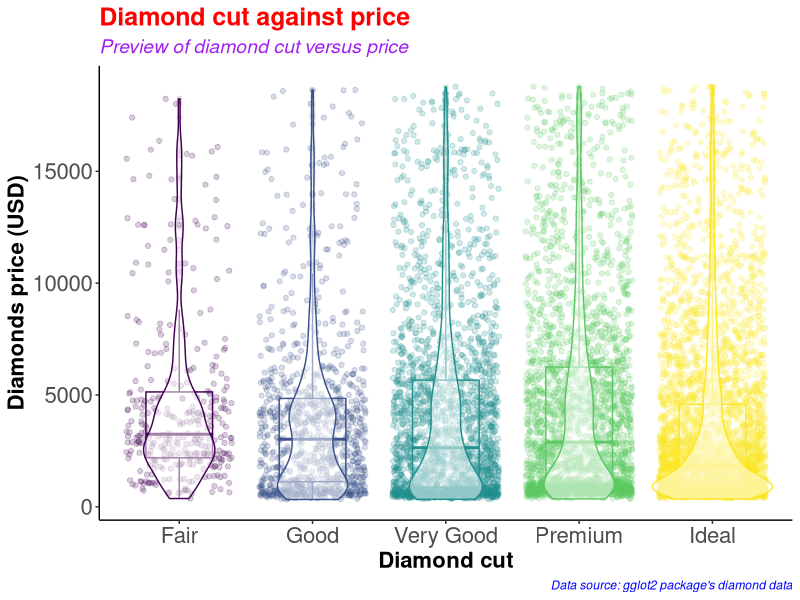
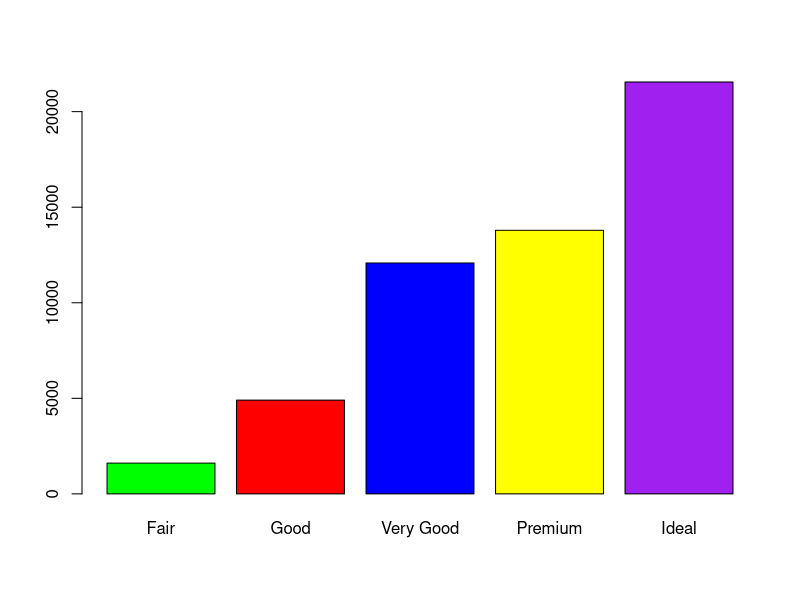
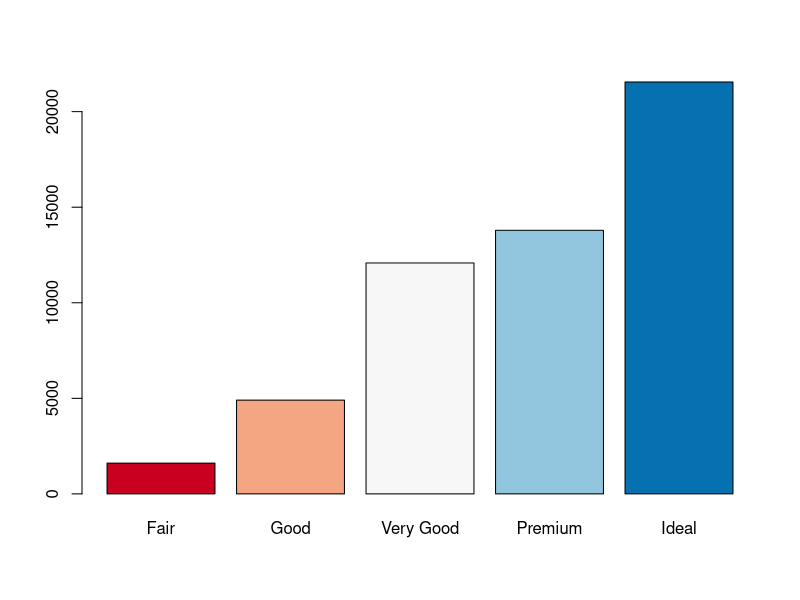
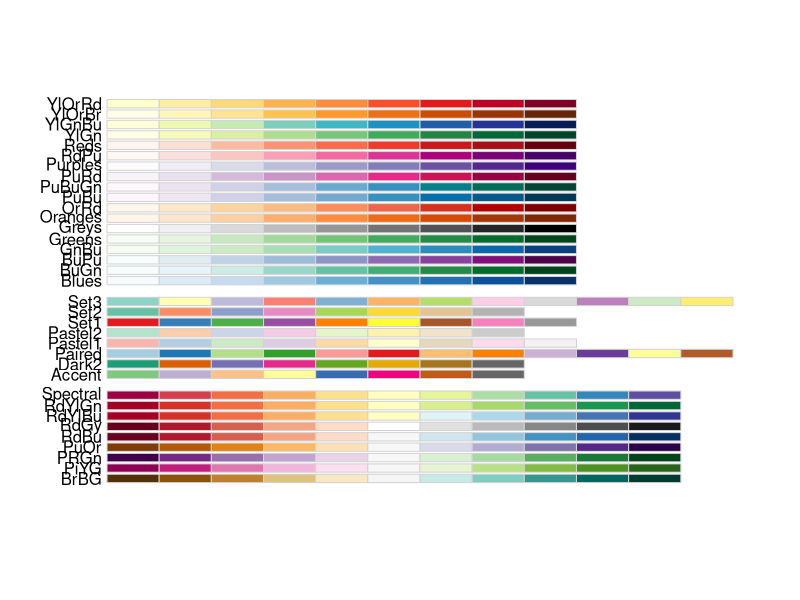
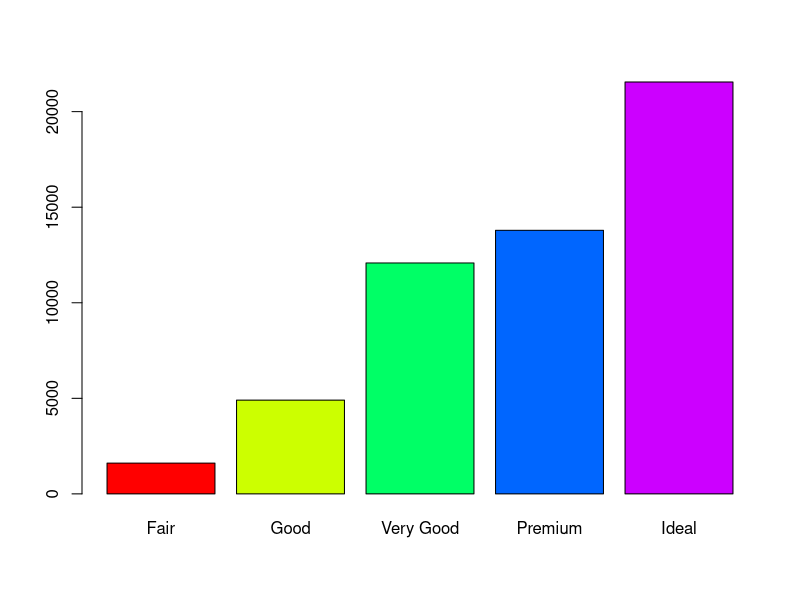
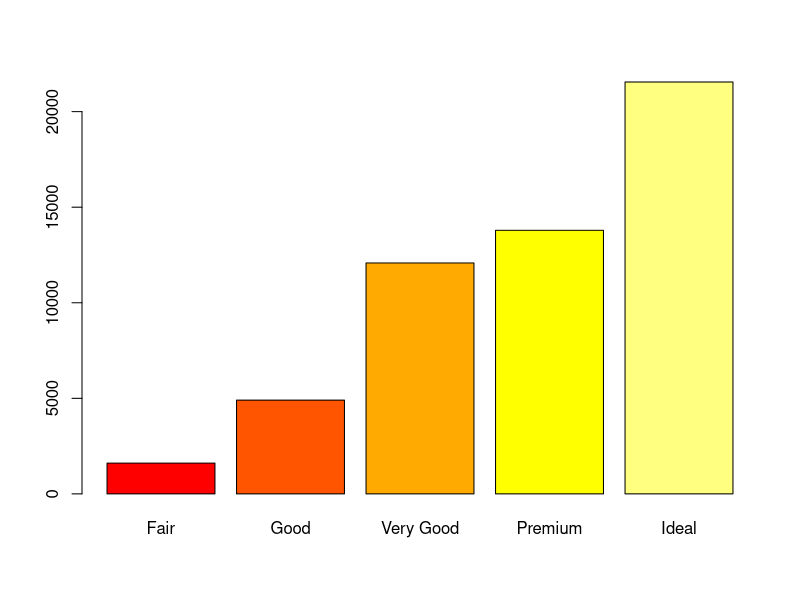
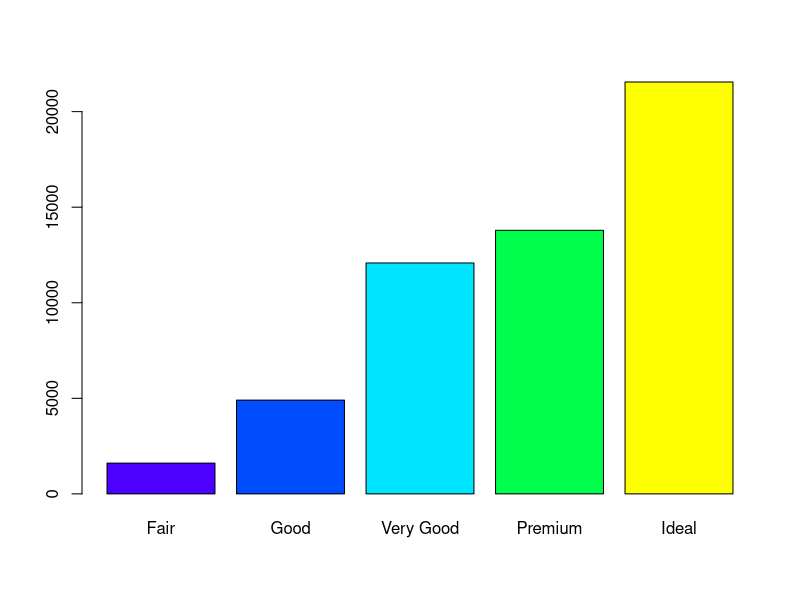
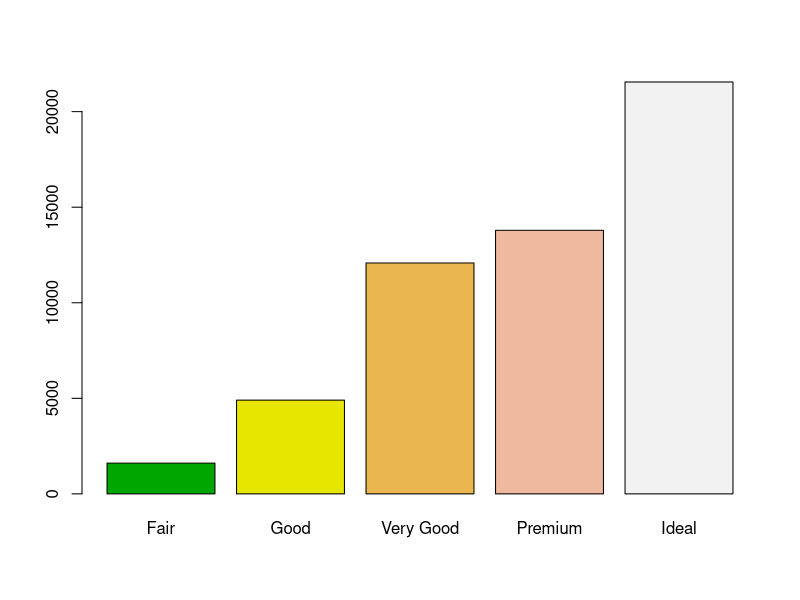

The R source for these figures, in order:
#########################################
# Name: Wyclife Agumba Oluoch           #   
# E-mail: wyclifeoluoch@gmail.com       #
# GitHub: https://github.com/Wycology   #
# Task: Boxplot and violin plots in one #
# Date: 4th Jan 2021                    #
# Last edited: 22nd July 2021           #
#########################################

# Loading the necessary libraries for the project

base::library(tidyverse) # This is for data wrangling and plotting.
base::library(RColorBrewer) # This is for generating color pallets for the plots.

diamonds_df <- diamonds # Saving the diamonds data-set to a new object in R.

utils::head(diamonds) # Checking the variables in the data-set for subsequent analyses
base::nrow(diamonds) # Checking for the number of rows in the data. 53940 observations
base::ncol(diamonds) # Checking the number of variables in the data-set. 10 variables

diamonds_df %>% # Picking the diamonds data, and then
  slice_sample(n = 0.2*(nrow(diamonds))) %>% # Picking a portion of the data-set
  ggplot(aes(x = cut, y = price, color = cut)) + # Adding the mapping variables
  geom_point(position = "jitter", alpha = 0.2) + # Adding jitter and alpha
  geom_boxplot(alpha = 0.1, width = 0.5) + # Modifying dimensions of the boxplot 
  geom_violin(alpha = 0.5) + # Adding violin plot on top of the box and jitter
  theme_classic() + # Adding my preferred theme for publication.
  theme(legend.position = "none") + # Removing the legend; it is on the x-axis
  labs(x = "Diamond cut", # Labels the x-axis.
       y = "Diamonds price (USD)", # Labeling the y-axis
       title = "Diamond cut against price", # Setting tibble of the plot
       subtitle = "Preview of diamond cut versus price", # Descriptive title beneath TITLE
       caption = "Data source: gglot2 package's diamond data") +
  theme(axis.text = element_text(size=16), # Size of labels on tick-marks
        axis.title = element_text(size=16,face="bold")) + # Size of axis labels
  theme(plot.title = element_text(color = 'red', size = 18, face = 'bold'),
        plot.subtitle = element_text(color = 'purple', size = 14, face = 'italic'),
        plot.caption = element_text(color = 'blue', face = 'italic'))

diamonds %>% # Picking the diamonds data, and then
  filter(cut == 'Very Good') %>% # Picking the very good cut 
  nrow() # counting the number of rows with very good cut

diamonds %>% 
  select(cut) %>% 
  table() %>% 
  barplot(col = c('green', 'red', 'blue', 'yellow', 'purple'))

# Instead of specifying the colors, we can simply use the color brewer panel 

diamonds %>% 
  select(cut) %>% 
  table() %>% 
  barplot(col = brewer.pal(n = 5, name = "RdBu"))
# To display more brewer colors options to use, run the following function:

display.brewer.all()

# Can also use rainbow colors

diamonds %>% 
  select(cut) %>% 
  table() %>% 
  barplot(col = rainbow(5))

# Can also use heat.colors
diamonds %>% 
  select(cut) %>% 
  table() %>% 
  barplot(col = heat.colors(5))

# Can also use topographic colors

diamonds %>% 
  select(cut) %>% 
  table() %>% 
  barplot(col = topo.colors(5))

# Can also use terrain colors for the plot
diamonds %>% 
  select(cut) %>% 
  table() %>% 
  barplot(col = terrain.colors(5))

# Can also use cm.colors
diamonds %>% 
  select(cut) %>% 
  table() %>% 
  barplot(col = cm.colors(5)) 

# That is awesome. Good for the day.
